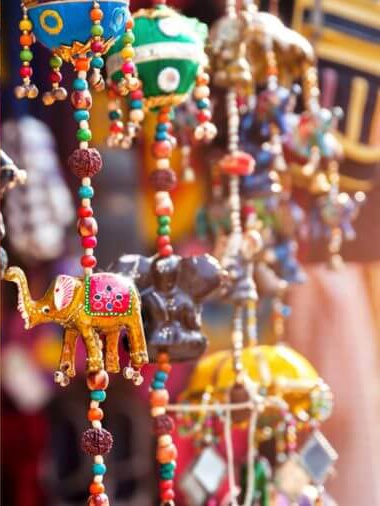
#> input picture Intro_OpenCV/VSCODE/8.jpg, 380 x 506 px, found by its file name
$ python 8_UmbralOptimo.py
#> lines starting #> are read from the running program, lines starting #| are printed output that depends on the picture; after the words box and inside, x2 and y2 are one past the last pixel; in counts of white or black regions, pixels touching at a corner belong together
import cv2

dir = "Intro_OpenCV/tratamiento_imagenes/"
imagen = cv2.imread(dir + "8.jpg", 1)
#> imagen is the input picture: shape (506, 380, 3); mean B, G, R 98.7, 114.7, 154.4

# Convertimos a escala de grises
gray = cv2.cvtColor(imagen, cv2.COLOR_BGR2GRAY)
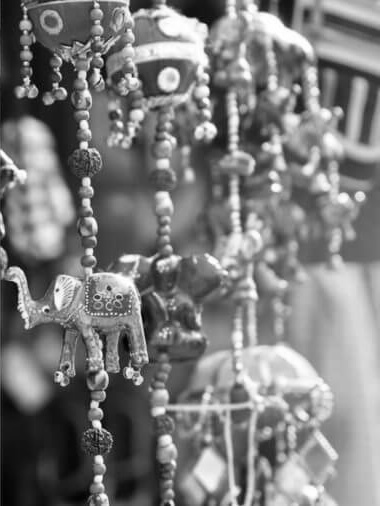
#> gray: shape (506, 380); min 0, max 255, mean 124.8

# Umbral Binario
# cv2.THRESH_OTSU Calcula el valor optimo del umbral
retVal, dst = cv2.threshold(gray, 0, 255, cv2.THRESH_BINARY | cv2.THRESH_OTSU)
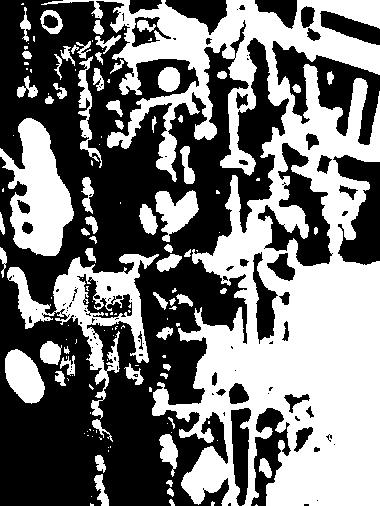
#> dst: shape (506, 380); 46.5% white; 141 white regions (77 under 20 px), largest, box (x1, y1, x2, y2) and area: (41, 0, 380, 506) 66385, (7, 254, 159, 419) 6352, (0, 118, 74, 256) 5678
#> retVal = 128
print(retVal)
#| 128.0

cv2.imshow("umbral", imagen)
cv2.imshow("grises", gray)
cv2.imshow("resultado", dst)

cv2.waitKey(0)
cv2.destroyAllWindows()

$ run again, with Intro_OpenCV/VSCODE/11.jpg copied over Intro_OpenCV/VSCODE/8.jpg
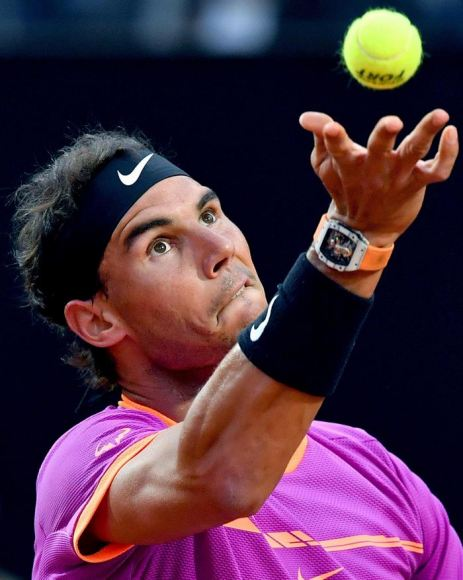
#> input picture Intro_OpenCV/VSCODE/11.jpg, 463 x 580 px, found by its file name
#> imagen is the input picture: shape (580, 463, 3); mean B, G, R 68.3, 47.3, 77.5
#> `gray = cv2.cvtColor(imagen, cv2.COLOR_BGR2GRAY)`:
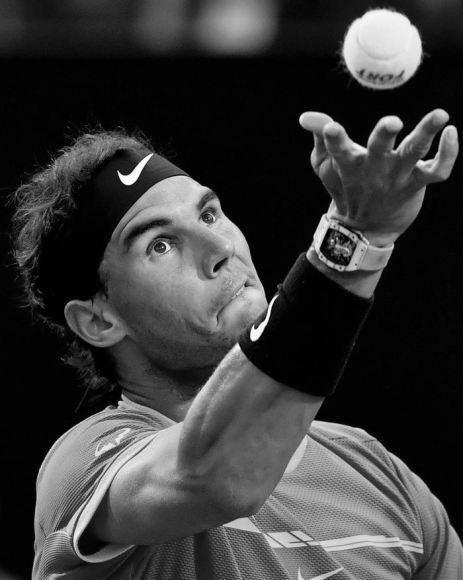
#> gray: shape (580, 463); min 0, max 255, mean 58.7
#> `retVal, dst = cv2.threshold(gray, 0, 255, cv2.THRESH_BINARY | cv2.THRE..`:
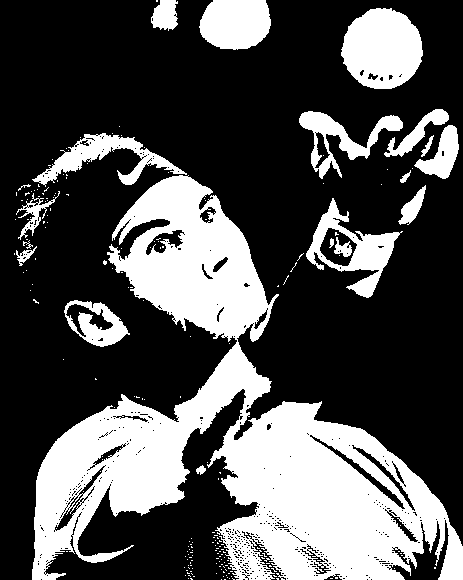
#> dst: shape (580, 463); 31.5% white; 210 white regions (190 under 20 px), largest, box (x1, y1, x2, y2) and area: (32, 175, 463, 580) 62860, (341, 8, 423, 89) 5021, (199, 0, 271, 50) 2992
#> retVal = 81
#| 81.0
